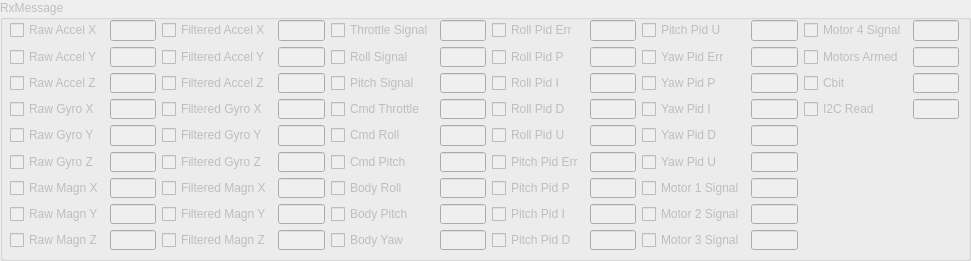
   <widget class="QGroupBox" name="groupBoxRx">
    <property name="enabled">
     <bool>false</bool>
    </property>
    <property name="geometry">
     <rect>
      <x>30</x>
      <y>550</y>
      <width>971</width>
      <height>261</height>
     </rect>
    </property>
    <property name="title">
     <string>RxMessage</string>
    </property>
    <widget class="QWidget" name="gridLayoutWidget_2">
     <property name="geometry">
      <rect>
       <x>10</x>
       <y>20</y>
       <width>949</width>
       <height>230</height>
      </rect>
     </property>
     <layout class="QGridLayout" name="gridLayout_2">
      <item row="2" column="6">
       <widget class="QCheckBox" name="checkRxRollPidI">
        <property name="text">
         <string>Roll Pid I</string>
        </property>
       </widget>
      </item>
      <item row="7" column="6">
       <widget class="QCheckBox" name="checkRxPitchPidI">
        <property name="text">
         <string>Pitch Pid I</string>
        </property>
       </widget>
      </item>
      <item row="8" column="5">
       <widget class="QLineEdit" name="lineRxBodyYaw"/>
      </item>
      <item row="8" column="7">
       <widget class="QLineEdit" name="lineRxPitchPidD"/>
      </item>
      <item row="6" column="8">
       <widget class="QCheckBox" name="checkRxMotor1Signal">
        <property name="text">
         <string>Motor 1 Signal</string>
        </property>
       </widget>
      </item>
      <item row="0" column="4">
       <widget class="QCheckBox" name="checkRxThrottleSignal">
        <property name="text">
         <string>Throttle Signal</string>
        </property>
       </widget>
      </item>
      <item row="3" column="8">
       <widget class="QCheckBox" name="checkRxYawPidI">
        <property name="text">
         <string>Yaw Pid I</string>
        </property>
       </widget>
      </item>
      <item row="1" column="9">
       <widget class="QLineEdit" name="lineRxYawPidErr"/>
      </item>
      <item row="4" column="9">
       <widget class="QLineEdit" name="lineRxYawPidD"/>
      </item>
      <item row="5" column="4">
       <widget class="QCheckBox" name="checkRxCmdPitch">
        <property name="text">
         <string>Cmd Pitch</string>
        </property>
       </widget>
      </item>
      <item row="6" column="9">
       <widget class="QLineEdit" name="lineRxMotor1Signal"/>
      </item>
      <item row="4" column="6">
       <widget class="QCheckBox" name="checkRxRollPidU">
        <property name="text">
         <string>Roll Pid U</string>
        </property>
       </widget>
      </item>
      <item row="3" column="4">
       <widget class="QCheckBox" name="checkRxCmdThrottle">
        <property name="text">
         <string>Cmd Throttle</string>
        </property>
       </widget>
      </item>
      <item row="8" column="1">
       <widget class="QLineEdit" name="lineRxRawMagnZ"/>
      </item>
      <item row="7" column="3">
       <widget class="QLineEdit" name="lineRxFiltMagnY"/>
      </item>
      <item row="0" column="5">
       <widget class="QLineEdit" name="lineRxThrottleSignal"/>
      </item>
      <item row="6" column="5">
       <widget class="QLineEdit" name="lineRxBodyRoll"/>
      </item>
      <item row="1" column="11">
       <widget class="QLineEdit" name="lineRxMotorsArmed"/>
      </item>
      <item row="8" column="4">
       <widget class="QCheckBox" name="checkRxBodyYaw">
        <property name="text">
         <string>Body Yaw</string>
        </property>
       </widget>
      </item>
      <item row="3" column="6">
       <widget class="QCheckBox" name="checkRxRollPidD">
        <property name="text">
         <string>Roll Pid D</string>
        </property>
       </widget>
      </item>
      <item row="2" column="8">
       <widget class="QCheckBox" name="checkRxYawPidP">
        <property name="text">
         <string>Yaw Pid P</string>
        </property>
       </widget>
      </item>
      <item row="0" column="8">
       <widget class="QCheckBox" name="checkRxPitchPidU">
        <property name="text">
         <string>Pitch Pid U</string>
        </property>
       </widget>
      </item>
      <item row="3" column="7">
       <widget class="QLineEdit" name="lineRxRollPidD"/>
      </item>
      <item row="8" column="6">
       <widget class="QCheckBox" name="checkRxPitchPidD">
        <property name="text">
         <string>Pitch Pid D</string>
        </property>
       </widget>
      </item>
      <item row="4" column="5">
       <widget class="QLineEdit" name="lineRxCmdRoll"/>
      </item>
      <item row="6" column="4">
       <widget class="QCheckBox" name="checkRxBodyRoll">
        <property name="text">
         <string>Body Roll</string>
        </property>
       </widget>
      </item>
      <item row="0" column="7">
       <widget class="QLineEdit" name="lineRxRollPidErr"/>
      </item>
      <item row="7" column="4">
       <widget class="QCheckBox" name="checkRxBodyPitch">
        <property name="text">
         <string>Body Pitch</string>
        </property>
       </widget>
      </item>
      <item row="1" column="8">
       <widget class="QCheckBox" name="checkRxYawPidErr">
        <property name="text">
         <string>Yaw Pid Err</string>
        </property>
       </widget>
      </item>
      <item row="0" column="10">
       <widget class="QCheckBox" name="checkRxMotor4Signal">
        <property name="text">
         <string>Motor 4 Signal</string>
        </property>
       </widget>
      </item>
      <item row="0" column="1">
       <widget class="QLineEdit" name="lineRxRawAccX"/>
      </item>
      <item row="2" column="9">
       <widget class="QLineEdit" name="lineRxYawPidP"/>
      </item>
      <item row="1" column="10">
       <widget class="QCheckBox" name="checkRxMotorsArmed">
        <property name="text">
         <string>Motors Armed</string>
        </property>
       </widget>
      </item>
      <item row="3" column="1">
       <widget class="QLineEdit" name="lineRxRawGyroX"/>
      </item>
      <item row="4" column="2">
       <widget class="QCheckBox" name="checkRxFiltGyroY">
        <property name="text">
         <string>Filtered Gyro Y</string>
        </property>
       </widget>
      </item>
      <item row="8" column="9">
       <widget class="QLineEdit" name="lineRxMotor3Signal"/>
      </item>
      <item row="0" column="11">
       <widget class="QLineEdit" name="lineRxMotor4Signal"/>
      </item>
      <item row="8" column="3">
       <widget class="QLineEdit" name="lineRxFiltMagnZ"/>
      </item>
      <item row="0" column="3">
       <widget class="QLineEdit" name="lineRxFiltAccX"/>
      </item>
      <item row="6" column="6">
       <widget class="QCheckBox" name="checkRxPitchPidP">
        <property name="text">
         <string>Pitch Pid P</string>
        </property>
       </widget>
      </item>
      <item row="7" column="5">
       <widget class="QLineEdit" name="lineRxBodyPitch"/>
      </item>
      <item row="0" column="9">
       <widget class="QLineEdit" name="lineRxPitchPidU"/>
      </item>
      <item row="5" column="3">
       <widget class="QLineEdit" name="lineRxFiltGyroZ"/>
      </item>
      <item row="4" column="4">
       <widget class="QCheckBox" name="checkRxCmdRoll">
        <property name="text">
         <string>Cmd Roll</string>
        </property>
       </widget>
      </item>
      <item row="4" column="8">
       <widget class="QCheckBox" name="checkRxYawPidD">
        <property name="text">
         <string>Yaw Pid D</string>
        </property>
       </widget>
      </item>
      <item row="8" column="0">
       <widget class="QCheckBox" name="checkRxRawMagnZ">
        <property name="text">
         <string>Raw Magn Z</string>
        </property>
       </widget>
      </item>
      <item row="7" column="8">
       <widget class="QCheckBox" name="checkRxMotor2Signal">
        <property name="text">
         <string>Motor 2 Signal</string>
        </property>
       </widget>
      </item>
      <item row="3" column="5">
       <widget class="QLineEdit" name="lineRxCmdThrottle"/>
      </item>
      <item row="0" column="2">
       <widget class="QCheckBox" name="checkRxFiltAccX">
        <property name="text">
         <string>Filtered Accel X</string>
        </property>
       </widget>
      </item>
      <item row="6" column="2">
       <widget class="QCheckBox" name="checkRxFiltMagnX">
        <property name="text">
         <string>Filtered Magn X</string>
        </property>
       </widget>
      </item>
      <item row="5" column="6">
       <widget class="QCheckBox" name="checkRxPitchPidErr">
        <property name="text">
         <string>Pitch Pid Err</string>
        </property>
       </widget>
      </item>
      <item row="3" column="3">
       <widget class="QLineEdit" name="lineRxFiltGyroX"/>
      </item>
      <item row="1" column="2">
       <widget class="QCheckBox" name="checkRxFiltAccY">
        <property name="text">
         <string>Filtered Accel Y</string>
        </property>
       </widget>
      </item>
      <item row="1" column="1">
       <widget class="QLineEdit" name="lineRxRawAccY"/>
      </item>
      <item row="8" column="2">
       <widget class="QCheckBox" name="checkRxFiltMagnZ">
        <property name="text">
         <string>Filtered Magn Z</string>
        </property>
       </widget>
      </item>
      <item row="2" column="2">
       <widget class="QCheckBox" name="checkRxFiltAccZ">
        <property name="text">
         <string>Filtered Accel Z</string>
        </property>
       </widget>
      </item>
      <item row="1" column="7">
       <widget class="QLineEdit" name="lineRxRollPidP"/>
      </item>
      <item row="5" column="7">
       <widget class="QLineEdit" name="lineRxPitchPidErr"/>
      </item>
      <item row="1" column="5">
       <widget class="QLineEdit" name="lineRxRollSignal"/>
      </item>
      <item row="7" column="2">
       <widget class="QCheckBox" name="checkRxFiltMagnY">
        <property name="text">
         <string>Filtered Magn Y</string>
        </property>
       </widget>
      </item>
      <item row="1" column="3">
       <widget class="QLineEdit" name="lineRxFiltAccY"/>
      </item>
      <item row="1" column="6">
       <widget class="QCheckBox" name="checkRxRollPidP">
        <property name="text">
         <string>Roll Pid P</string>
        </property>
       </widget>
      </item>
      <item row="7" column="7">
       <widget class="QLineEdit" name="lineRxPitchPidI"/>
      </item>
      <item row="2" column="5">
       <widget class="QLineEdit" name="lineRxPitchSignal"/>
      </item>
      <item row="6" column="7">
       <widget class="QLineEdit" name="lineRxPitchPidP"/>
      </item>
      <item row="3" column="2">
       <widget class="QCheckBox" name="checkRxFiltGyroX">
        <property name="text">
         <string>Filtered Gyro X</string>
        </property>
       </widget>
      </item>
      <item row="2" column="1">
       <widget class="QLineEdit" name="lineRxRawAccZ"/>
      </item>
      <item row="5" column="5">
       <widget class="QLineEdit" name="lineRxCmdPitch"/>
      </item>
      <item row="4" column="7">
       <widget class="QLineEdit" name="lineRxRollPidU"/>
      </item>
      <item row="4" column="1">
       <widget class="QLineEdit" name="lineRxRawGyroY"/>
      </item>
      <item row="2" column="4">
       <widget class="QCheckBox" name="checkRxPitchSignal">
        <property name="text">
         <string>Pitch Signal</string>
        </property>
       </widget>
      </item>
      <item row="4" column="3">
       <widget class="QLineEdit" name="lineRxFiltGyroY"/>
      </item>
      <item row="7" column="1">
       <widget class="QLineEdit" name="lineRxRawMagnY"/>
      </item>
      <item row="2" column="3">
       <widget class="QLineEdit" name="lineRxFiltAccZ"/>
      </item>
      <item row="0" column="6">
       <widget class="QCheckBox" name="checkRxRollPidErr">
        <property name="text">
         <string>Roll Pid Err</string>
        </property>
       </widget>
      </item>
      <item row="2" column="7">
       <widget class="QLineEdit" name="lineRxRollPidI"/>
      </item>
      <item row="7" column="9">
       <widget class="QLineEdit" name="lineRxMotor2Signal"/>
      </item>
      <item row="6" column="1">
       <widget class="QLineEdit" name="lineRxRawMagnX"/>
      </item>
      <item row="5" column="2">
       <widget class="QCheckBox" name="checkRxFiltGyroZ">
        <property name="text">
         <string>Filtered Gyro Z</string>
        </property>
       </widget>
      </item>
      <item row="1" column="4">
       <widget class="QCheckBox" name="checkRxRollSignal">
        <property name="text">
         <string>Roll Signal</string>
        </property>
       </widget>
      </item>
      <item row="5" column="8">
       <widget class="QCheckBox" name="checkRxYawPidU">
        <property name="text">
         <string>Yaw Pid U</string>
        </property>
       </widget>
      </item>
      <item row="8" column="8">
       <widget class="QCheckBox" name="checkRxMotor3Signal">
        <property name="text">
         <string>Motor 3 Signal</string>
        </property>
       </widget>
      </item>
      <item row="6" column="3">
       <widget class="QLineEdit" name="lineRxFiltMagnX"/>
      </item>
      <item row="3" column="9">
       <widget class="QLineEdit" name="lineRxYawPidI"/>
      </item>
      <item row="5" column="9">
       <widget class="QLineEdit" name="lineRxYawPidU"/>
      </item>
      <item row="5" column="1">
       <widget class="QLineEdit" name="lineRxRawGyroZ"/>
      </item>
      <item row="3" column="0">
       <widget class="QCheckBox" name="checkRxRawGyroX">
        <property name="text">
         <string>Raw Gyro X</string>
        </property>
       </widget>
      </item>
      <item row="5" column="0">
       <widget class="QCheckBox" name="checkRxRawGyroZ">
        <property name="text">
         <string>Raw Gyro Z</string>
        </property>
       </widget>
      </item>
      <item row="6" column="0">
       <widget class="QCheckBox" name="checkRxRawMagnX">
        <property name="text">
         <string>Raw Magn X</string>
        </property>
       </widget>
      </item>
      <item row="1" column="0">
       <widget class="QCheckBox" name="checkRxRawAccY">
        <property name="text">
         <string>Raw Accel Y</string>
        </property>
       </widget>
      </item>
      <item row="2" column="0">
       <widget class="QCheckBox" name="checkRxRawAccZ">
        <property name="text">
         <string>Raw Accel Z</string>
        </property>
       </widget>
      </item>
      <item row="7" column="0">
       <widget class="QCheckBox" name="checkRxRawMagnY">
        <property name="text">
         <string>Raw Magn Y</string>
        </property>
       </widget>
      </item>
      <item row="0" column="0">
       <widget class="QCheckBox" name="checkRxRawAccX">
        <property name="text">
         <string>Raw Accel X</string>
        </property>
       </widget>
      </item>
      <item row="4" column="0">
       <widget class="QCheckBox" name="checkRxRawGyroY">
        <property name="text">
         <string>Raw Gyro Y</string>
        </property>
       </widget>
      </item>
      <item row="2" column="10">
       <widget class="QCheckBox" name="checkRxCbit">
        <property name="text">
         <string>Cbit</string>
        </property>
       </widget>
      </item>
      <item row="2" column="11">
       <widget class="QLineEdit" name="lineRxCbit"/>
      </item>
      <item row="3" column="10">
       <widget class="QCheckBox" name="checkRxI2CRead">
        <property name="text">
         <string>I2C Read</string>
        </property>
       </widget>
      </item>
      <item row="3" column="11">
       <widget class="QLineEdit" name="lineRxI2CRead"/>
      </item>
     </layout>
    </widget>
   </widget>
